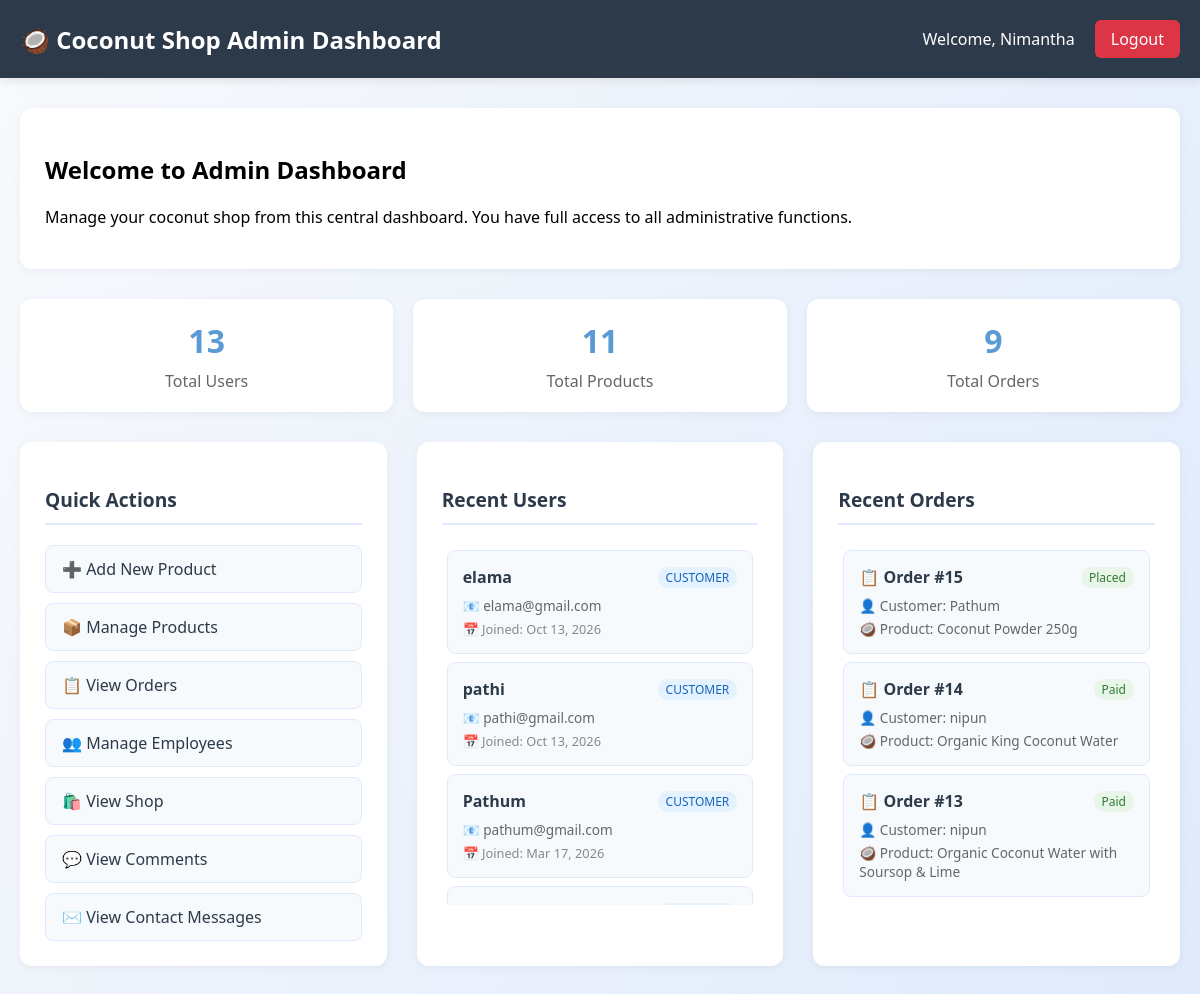
The page /admin.php (signed in) on the database its author committed.
### tables this page shows
CREATE TABLE `users` (
  `id` int(11) NOT NULL AUTO_INCREMENT,
  `username` varchar(50) NOT NULL,
  `email` varchar(100) NOT NULL,
  `password` varchar(255) NOT NULL,
  `profile_picture` varchar(255) DEFAULT NULL,
  `role` enum('admin','customer','employee') NOT NULL DEFAULT 'customer',
  `created_at` timestamp NOT NULL DEFAULT current_timestamp(),
  `updated_at` timestamp NOT NULL DEFAULT current_timestamp() ON UPDATE current_timestamp(),
  PRIMARY KEY (`id`),
  UNIQUE KEY `username` (`username`),
  UNIQUE KEY `email` (`email`),
  KEY `idx_username` (`username`),
  KEY `idx_email` (`email`),
  KEY `idx_role` (`role`)
);

CREATE TABLE `orders` (
  `order_id` int(11) NOT NULL AUTO_INCREMENT,
  `user_id` int(11) DEFAULT NULL,
  `user_email` varchar(150) DEFAULT NULL,
  `product_id` int(11) DEFAULT NULL,
  `product_name` varchar(150) DEFAULT NULL,
  `qty` int(11) DEFAULT NULL,
  `address` varchar(255) DEFAULT NULL,
  `payment_method` enum('COD','CARD') DEFAULT NULL,
  `status` varchar(50) DEFAULT NULL,
  `created_at` timestamp NOT NULL DEFAULT current_timestamp(),
  PRIMARY KEY (`order_id`)
);

### admin.php (the view, shortened to what this page needs)
<?php
require_once __DIR__ . '/config.php';
$admin_username = $_SESSION['username'] ?? 'Admin';
$total_users_query = "SELECT COUNT(*) as total FROM users";
$total_users_result = $conn->query($total_users_query);
$total_users = $total_users_result->fetch_assoc()['total'];
$total_products_query = "SELECT COUNT(*) as total FROM product";
$total_products_result = $conn->query($total_products_query);
$total_products = $total_products_result->fetch_assoc()['total'];
$total_orders_query = "SELECT COUNT(*) as total FROM orders";
$total_orders_result = $conn->query($total_orders_query);
$total_orders = $total_orders_result->fetch_assoc()['total'];
$recent_users_query = "SELECT username, email, role, created_at FROM users ORDER BY created_at DESC LIMIT 5";
$recent_users_result = $conn->query($recent_users_query);
$recent_users = $recent_users_result->fetch_all(MYSQLI_ASSOC);
$recent_orders_query = "SELECT o.*, u.username FROM orders o JOIN users u ON o.user_id = u.id ORDER BY o.order_id DESC LIMIT 5";
$recent_orders_result = $conn->query($recent_orders_query);
$recent_orders = $recent_orders_result->fetch_all(MYSQLI_ASSOC);
?>
<!DOCTYPE html>
<html lang="en">
<head>
    <link rel="stylesheet" href="public/style.css">
</head>
<body>
    <div class="admin-header">
        <div class="header-content">
            <div class="admin-title">🥥 Coconut Shop Admin Dashboard</div>
            <div class="admin-info">
                <span>Welcome, <?= htmlspecialchars($admin_username) ?></span>
                <a href="logout.php" class="logout-btn">Logout</a>
            </div>
        </div>
    </div>
    <div class="admin-container">
        <div class="welcome-section">
            <h2>Welcome to Admin Dashboard</h2>
            <p>Manage your coconut shop from this central dashboard. You have full access to all administrative functions.</p>
        </div>
        <div class="stats-grid">
            <div class="stat-card">
                <div class="stat-number"><?= $total_users ?></div>
                <div class="stat-label">Total Users</div>
            </div>
            <div class="stat-card">
                <div class="stat-number"><?= $total_products ?></div>
                <div class="stat-label">Total Products</div>
            </div>
            <div class="stat-card">
                <div class="stat-number"><?= $total_orders ?></div>
                <div class="stat-label">Total Orders</div>
            </div>
        </div>
        <div class="admin-sections">
            <div class="admin-section">
                <h3 class="section-title">Quick Actions</h3>
                <div class="admin-links">
                    <a href="admin/add_product.php" class="admin-link">➕ Add New Product</a>
                    <a href="admin/products.php" class="admin-link">📦 Manage Products</a>
                    <a href="admin/orders.php" class="admin-link">📋 View Orders</a>
                    <a href="admin/employee.php" class="admin-link">👥 Manage Employees</a>
                    <a href="public/items.php" class="admin-link">🛍️ View Shop</a>
                    <a href="admin/comments.php" class="admin-link">💬 View Comments</a>
                    <a href="admin/contact_messages.php" class="admin-link">✉️ View Contact Messages</a>
                </div>
            </div>
            <div class="admin-section">
                <h3 class="section-title">Recent Users</h3>
                <div class="recent-list">
                    <?php if (!empty($recent_users)): ?>
                        <?php foreach ($recent_users as $user): ?>
                            <div class="recent-item">
                                <div style="display: flex; justify-content: space-between; align-items: center; margin-bottom: 8px;">
                                    <strong><?= htmlspecialchars($user['username']) ?></strong>
                                    <span class="role-badge role-<?= $user['role'] ?>"><?= $user['role'] ?></span>
                                </div>
                                <div style="color: #666; font-size: 0.85rem;">
                                    📧 <?= htmlspecialchars($user['email']) ?>
                                </div>
                                <div style="color: #888; font-size: 0.8rem; margin-top: 5px;">
                                    📅 Joined: <?= date('M d, Y', strtotime($user['created_at'])) ?>
                                </div>
                            </div>
                        <?php endforeach; ?>
                    <?php else: ?>
                        <div class="recent-item" style="text-align: center; color: #666;">
                            <p>👤 No users found.</p>
                        </div>
                    <?php endif; ?>
                </div>
            </div>
            <div class="admin-section">
                <h3 class="section-title">Recent Orders</h3>
                <div class="recent-list">
                    <?php if (!empty($recent_orders)): ?>
                        <?php foreach ($recent_orders as $order): ?>
                            <div class="recent-item">
                                <div style="display: flex; justify-content: space-between; align-items: center; margin-bottom: 8px;">
                                    <strong>📋 Order #<?= $order['order_id'] ?></strong>
                                    <span style="background: #e8f5e8; color: #2e7d32; padding: 2px 8px; border-radius: 12px; font-size: 0.75rem; font-weight: 500;">
                                        <?= htmlspecialchars($order['status']) ?>
                                    </span>
                                </div>
                                <div style="color: #666; font-size: 0.85rem; margin-bottom: 4px;">
                                    👤 Customer: <?= htmlspecialchars($order['username']) ?>
                                </div>
                                <div style="color: #666; font-size: 0.85rem;">
                                    🥥 Product: <?= htmlspecialchars($order['product_name']) ?>
                                </div>
                            </div>
                        <?php endforeach; ?>
                    <?php else: ?>
                        <div class="recent-item" style="text-align: center; color: #666;">
                            <p>📦 No orders found.</p>
                        </div>
                    <?php endif; ?>
                </div>
            </div>
        </div>
    </div>
</body>
</html>

### style.css (style rules this page uses)
.stat-card { background-color: #c7efcbf3; padding: 1rem 0.5rem; border-radius: 1rem; box-shadow: 0 8px 24px 0 rgba(0,0,0,0.18), 0 1.5px 6px 0 rgba(0,0,0,0.12); transition: transform 0.3s; }
.stat-number { font-size: 2rem; font-weight: 700; color: var(--color-dark-green-text); }
.stat-label { color: var(--color-gray-600); margin-top: 0.5rem; }

### admin.php (style rules this page uses)
body { background: linear-gradient(120deg, #f8fafc 0%, #e0eafc 100%); font-family: 'Segoe UI', Arial, sans-serif; margin: 0; min-height: 100vh; }
.admin-header { background: #2d3a4a; color: white; padding: 20px 0; box-shadow: 0 2px 10px rgba(0,0,0,0.1); }
.header-content { max-width: 1200px; margin: 0 auto; padding: 0 20px; display: flex; justify-content: space-between; align-items: center; }
.admin-title { font-size: 1.5rem; font-weight: 600; }
.admin-info { display: flex; align-items: center; gap: 20px; }
.logout-btn { background: #dc3545; color: white; padding: 8px 16px; border-radius: 6px; text-decoration: none; font-weight: 500; transition: background 0.2s; }
.admin-container { max-width: 1200px; margin: 0 auto; padding: 30px 20px; }
.welcome-section { background: white; border-radius: 12px; padding: 25px; margin-bottom: 30px; box-shadow: 0 2px 10px rgba(0,0,0,0.05); }
.stats-grid { display: grid; grid-template-columns: repeat(auto-fit, minmax(200px, 1fr)); gap: 20px; margin-bottom: 30px; }
.stat-card { background: white; border-radius: 12px; padding: 20px; box-shadow: 0 2px 10px rgba(0,0,0,0.05); text-align: center; }
.stat-number { font-size: 2rem; font-weight: bold; color: #5b9bd5; margin-bottom: 5px; }
.stat-label { color: #666; font-weight: 500; }
.admin-sections { display: grid; grid-template-columns: repeat(auto-fit, minmax(300px, 1fr)); gap: 30px; }
.admin-section { background: white; border-radius: 12px; padding: 25px; box-shadow: 0 2px 10px rgba(0,0,0,0.05); }
.section-title { font-size: 1.2rem; font-weight: 600; color: #2d3a4a; margin-bottom: 20px; padding-bottom: 10px; border-bottom: 2px solid #e0eafc; }
.admin-links { display: flex; flex-direction: column; gap: 10px; }
.admin-link { background: #f7fafc; color: #2d3a4a; padding: 12px 16px; border-radius: 8px; text-decoration: none; font-weight: 500; transition: background 0.2s; border: 1px solid #e0eafc; }
.recent-list { min-height: 250px; max-height: 350px; overflow-y: auto; padding: 5px; }
.recent-item { padding: 15px; margin-bottom: 8px; border-radius: 8px; background: #f7fafc; border: 1px solid #e0eafc; font-size: 0.9rem; transition: background 0.2s; }
.recent-item strong { color: #2d3a4a; font-size: 1rem; }
.role-badge { display: inline-block; padding: 2px 8px; border-radius: 12px; font-size: 0.75rem; font-weight: 500; text-transform: uppercase; }
.role-customer { background: #e3f2fd; color: #1565c0; }

### rows shown on the page
users: username "elama", role "CUSTOMER", email "elama@gmail.com", created_at "Oct 13, 2026"
users: username "pathi", role "CUSTOMER", email "pathi@gmail.com", created_at "Oct 13, 2026"
users: username "Pathum", role "CUSTOMER", email "pathum@gmail.com", created_at "Mar 17, 2026"
orders: order_id "15", status "Placed", user.username "Pathum", product_name "Coconut Powder 250g"
orders: order_id "14", status "Paid", user.username "nipun", product_name "Organic King Coconut Water"
orders: order_id "13", status "Paid", user.username "nipun", product_name "Organic Coconut Water with Soursop & Lime"

### other values the page prints
$admin_username "Nimantha"
$total_users "13"
$total_products "11"
$total_orders "9"
